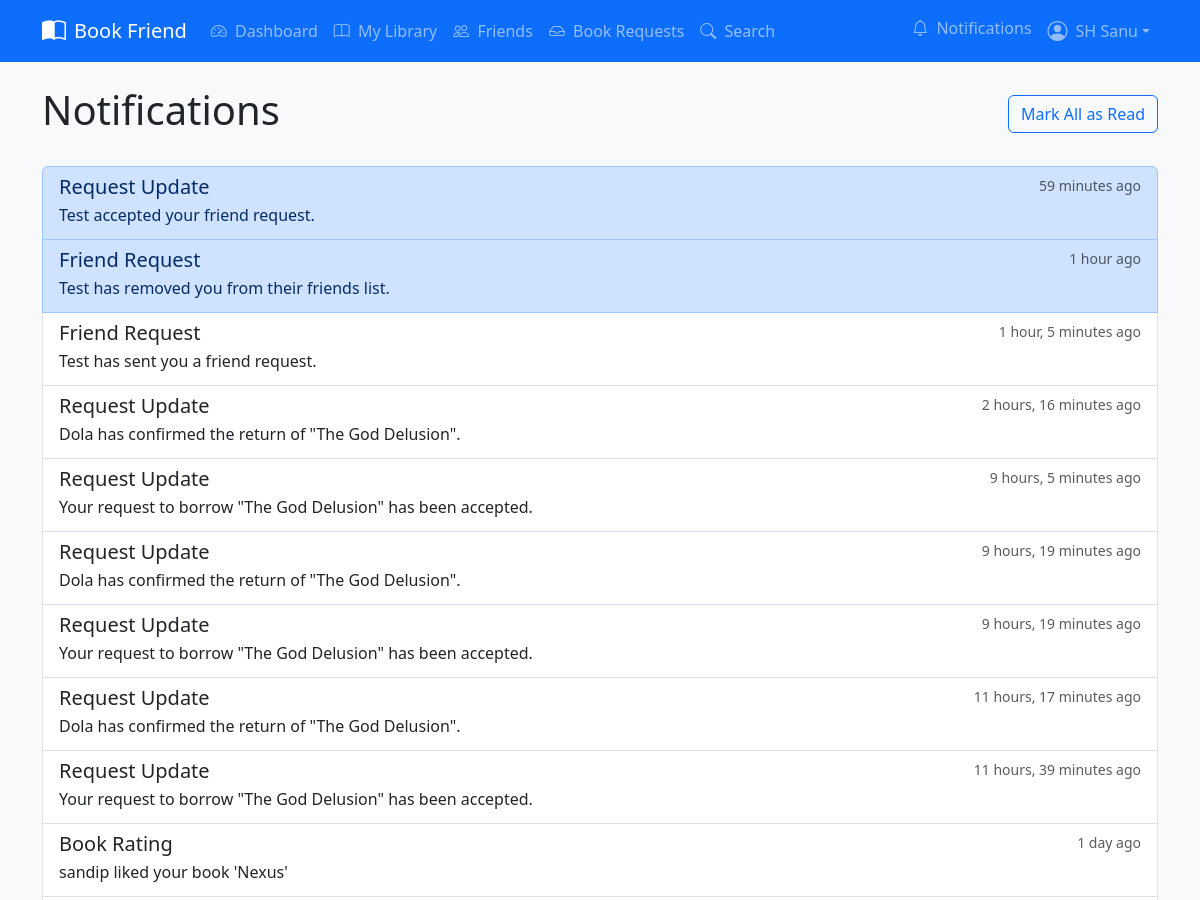
The app's page /notifications/ (signed in, upper part), older data.
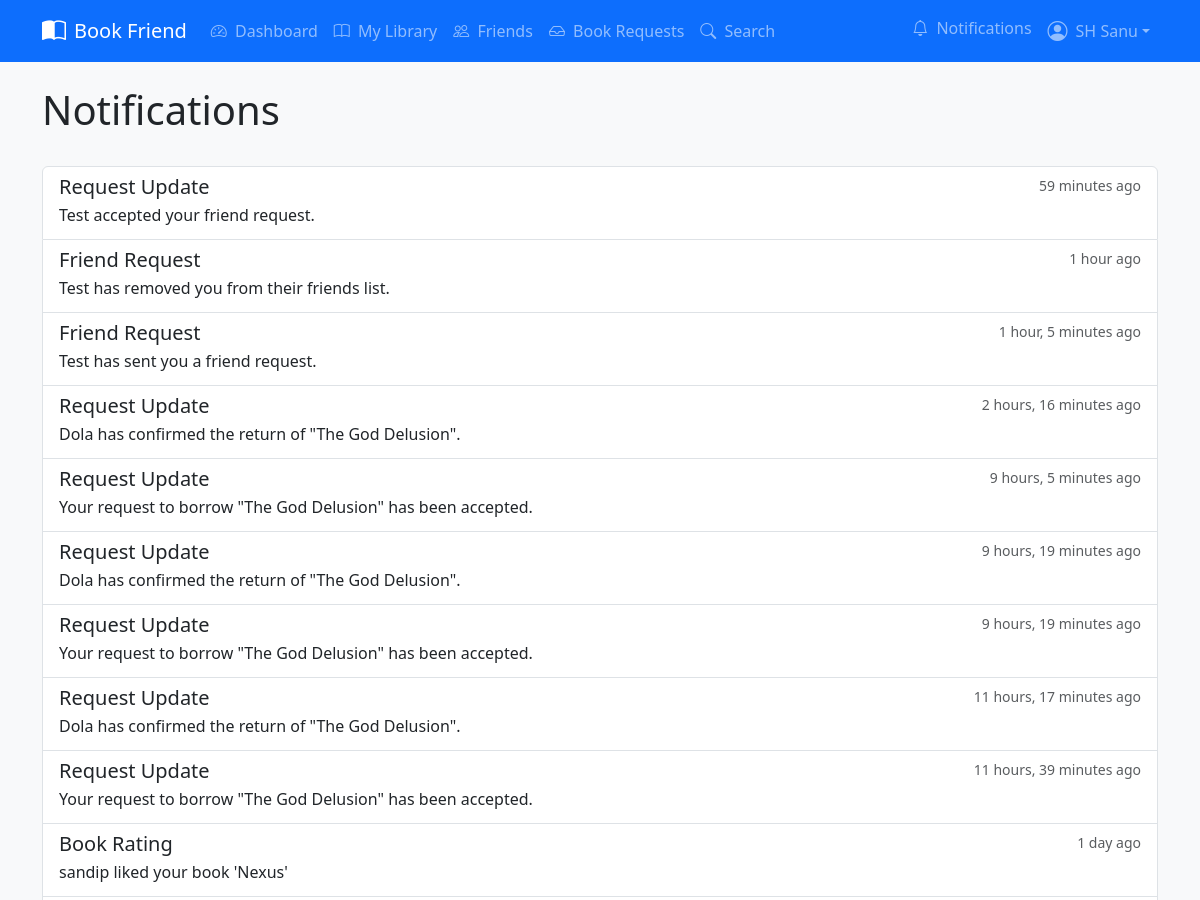
The same page, newer data.
### Core/models.py (models this page shows, shortened)
class Notification(models.Model):
    TYPE_CHOICES = [
        ('friend_request', 'Friend Request'),
        ('book_request', 'Book Request'),
        ('request_update', 'Request Update'),
        ('due_reminder', 'Due Reminder'),
        ('book_rating', 'Book Rating'),
        ('book_review', 'Book Review'), # Added book review notification type
    ]
    user = models.ForeignKey(User, on_delete=models.CASCADE)
    notification_type = models.CharField(max_length=20, choices=TYPE_CHOICES)
    message = models.TextField()
    read = models.BooleanField(default=False)
    created_at = models.DateTimeField(auto_now_add=True)
    related_user = models.ForeignKey(User, on_delete=models.SET_NULL, null=True, blank=True, related_name='related_notifications')
    related_book = models.ForeignKey(Book, on_delete=models.SET_NULL, null=True, blank=True)
    related_book_request = models.ForeignKey(BookRequest, on_delete=models.SET_NULL, null=True, blank=True)
    related_friendship = models.ForeignKey(Friendship, on_delete=models.SET_NULL, null=True, blank=True)
    related_book_review = models.ForeignKey('BookReview', on_delete=models.SET_NULL, null=True, blank=True) # Added book review relation

### Core/views.py (the view)
# urls.py: path("notifications/", views.notifications_view, name="notifications"),
@login_required
def notifications_view(request):
    notifications = Notification.objects.filter(user=request.user).order_by(
        "-created_at"
    )
    unread_count = notifications.filter(read=False).count()
    if request.method == "POST":
        notifications.filter(read=False).update(read=True)
        return redirect("core:notifications")
    context = {
        "notifications": notifications,
        "unread_count": unread_count,
    }
    return render(request, "core/notifications/list.html", context)

### Core/context_processors.py (called while the page is built)
def notification_count(request):
    if request.user.is_authenticated:
        unread_count = Notification.objects.filter(user=request.user, read=False).count()
        return {'unread_notifications': unread_count}
    return {'unread_notifications': 0}

### templates/core/notifications/list.html (shortened to what this page needs)
{% extends 'core/base.html' %}
{% block content %}
<div class="container">
    <div class="d-flex justify-content-between align-items-center mb-4">
        <h1>Notifications</h1>
        {% if unread_count %}
            <form method="post">
                <button type="submit" class="btn btn-outline-primary">Mark All as Read</button>
            </form>
        {% endif %}
    </div>
    {% if notifications %}
        <div class="list-group">
            {% for notification in notifications %}
                <a href="{% url 'core:notification_redirect' notification.id %}" class="list-group-item list-group-item-action {% if not notification.read %}list-group-item-primary{% endif %}">
                    <div class="d-flex w-100 justify-content-between">
                        <h5 class="mb-1">{{ notification.get_notification_type_display }}</h5>
                        <small class="text-muted">{{ notification.created_at|timesince }} ago</small>
                    </div>
                    <p class="mb-1">{{ notification.message }}</p>
                </a>
            {% endfor %}
        </div>
    {% else %}
        <p class="text-muted">No notifications yet.</p>
    {% endif %}
</div>
{% endblock %}

Row changes from the older to the newer data that the page shows:
changed Notification "Test accepted your friend request.": read False → True (drawn)
changed Notification "Test has removed you from their friends list.": read False → True (drawn)
Text that changed along with them:
text no longer shown: "Mark All as Read"
